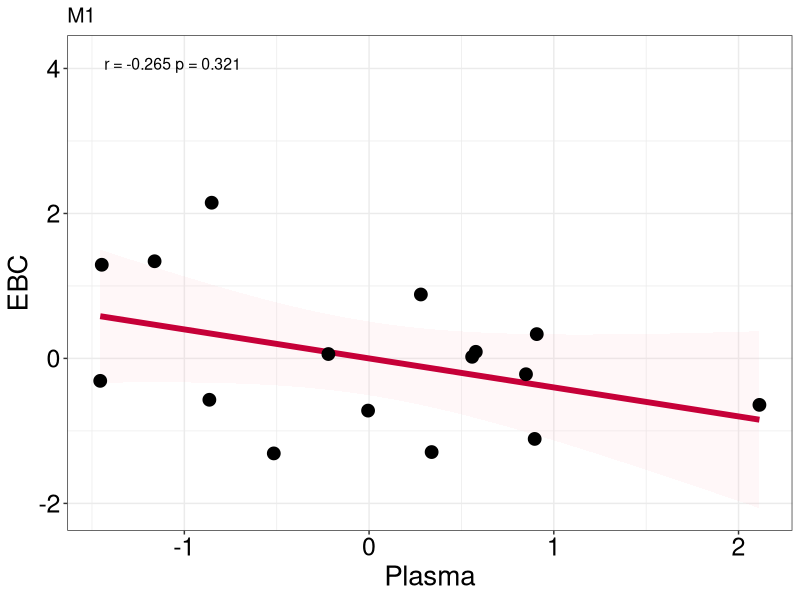
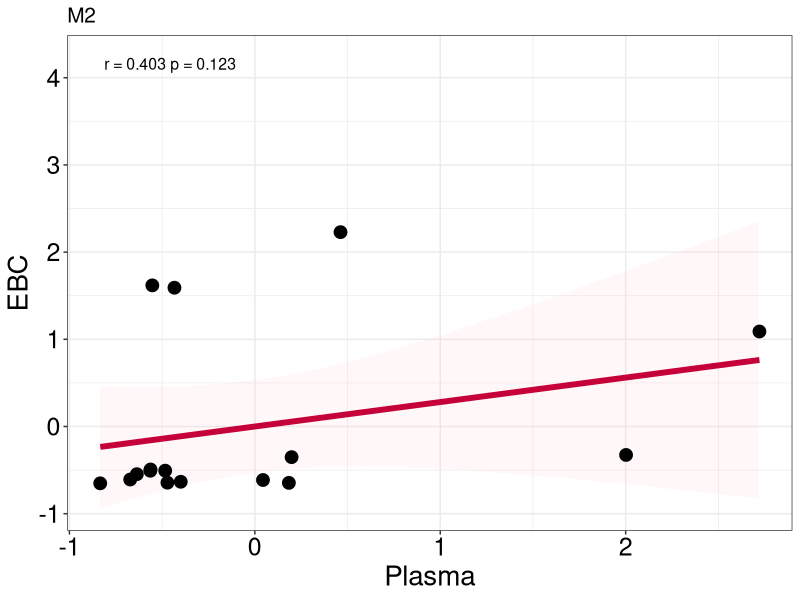
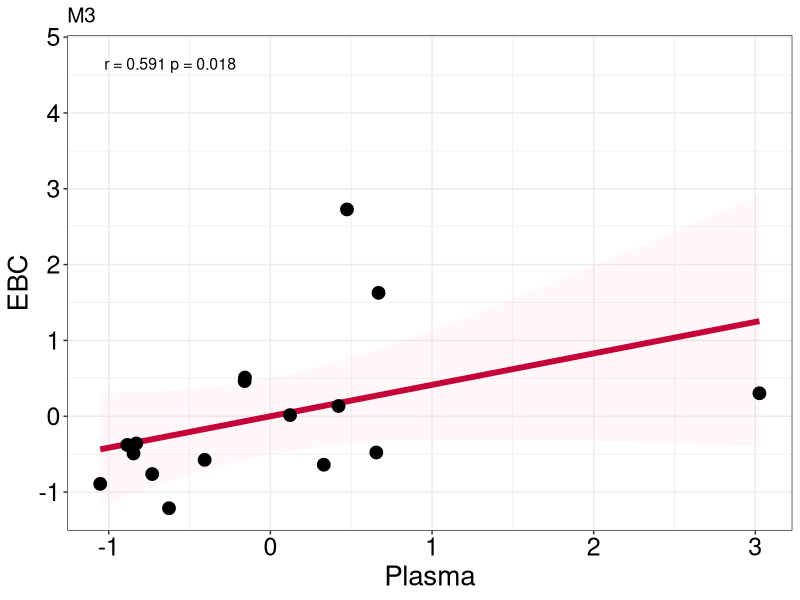
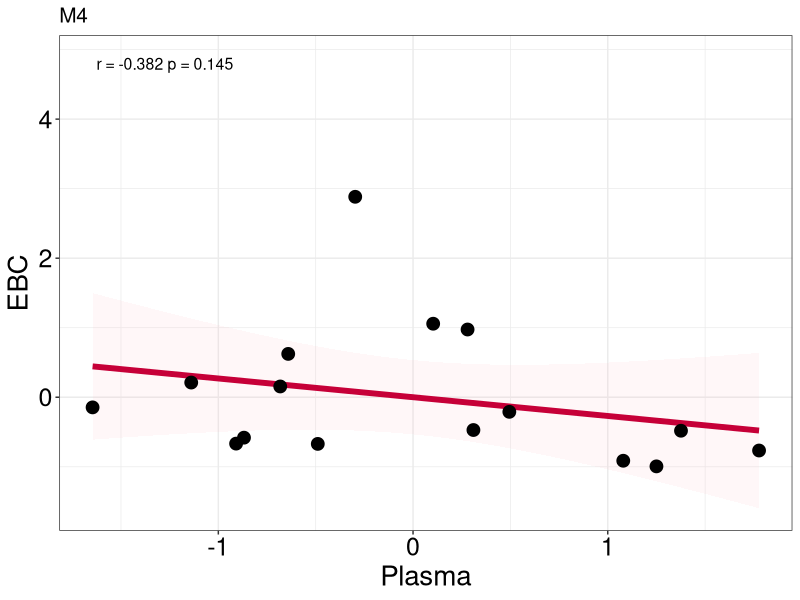
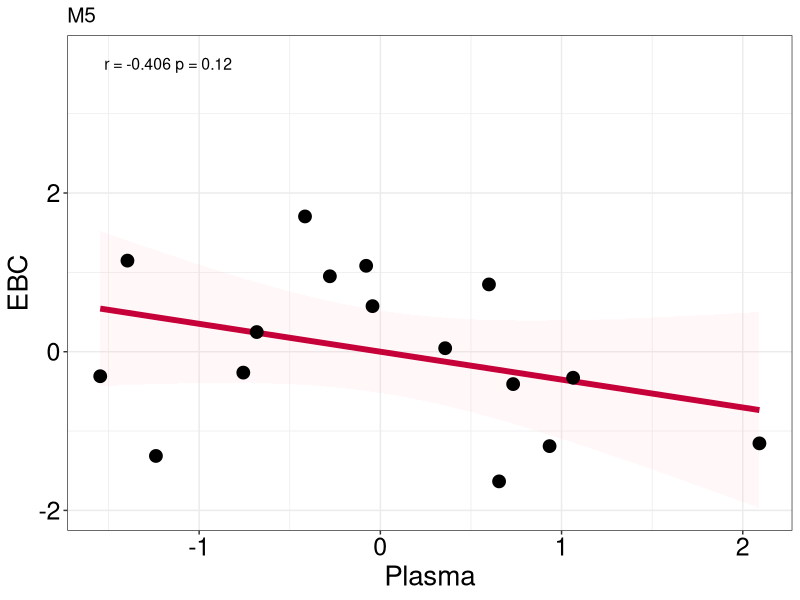
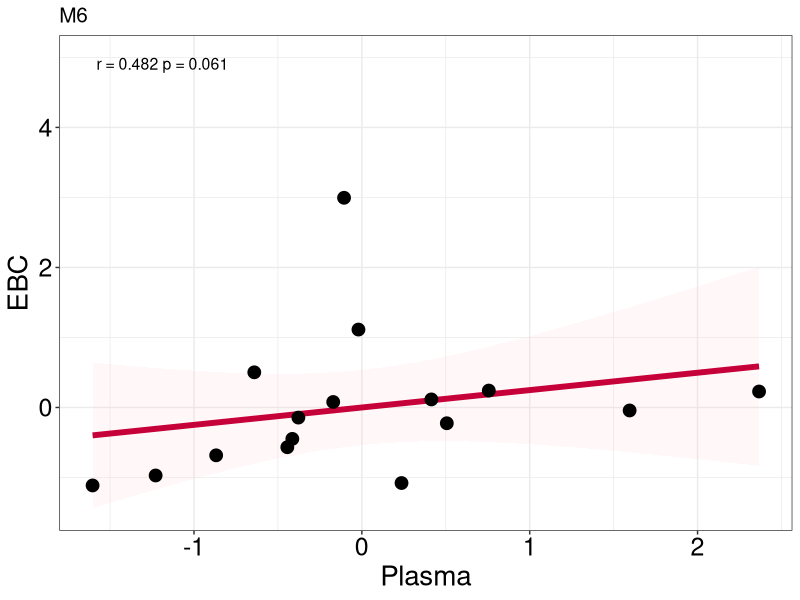
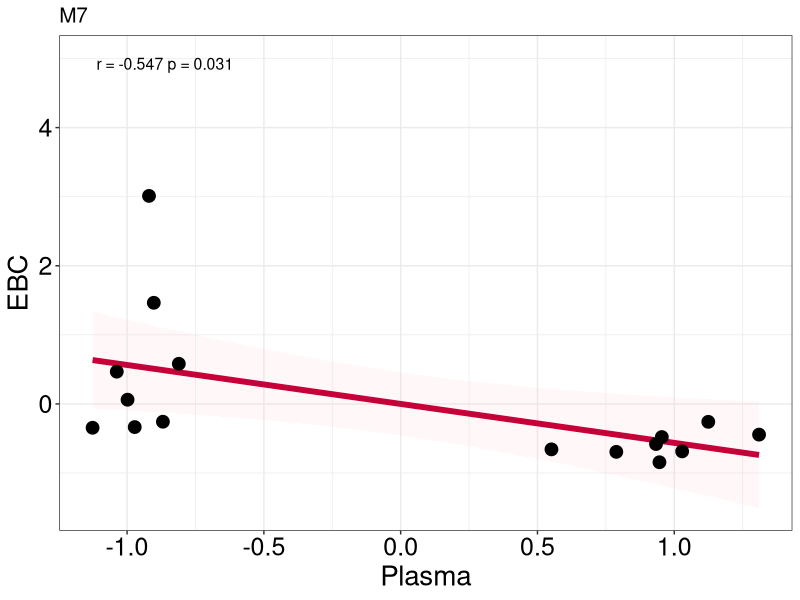
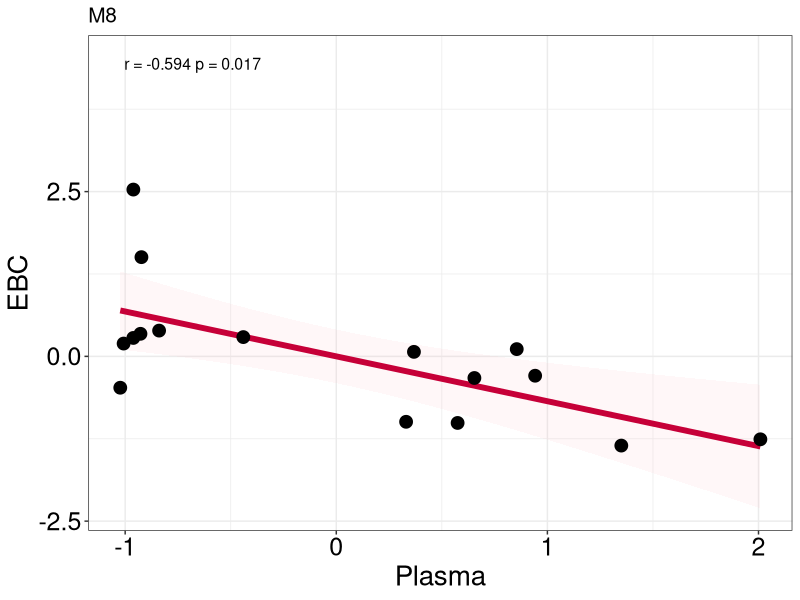

The R script that drew these images, in order:
### Install the required R package in advance
### install.packages("ggplot2")
#-----------------------------------------------

library(ggplot2)

## Get the name of metabolites
name<-read.csv("correlation_data.csv",header=FALSE)
name<-name[1,]

data<-read.csv("Correlation_data.csv",header=TRUE)
colnames(data)<-name

## n for the number of expressions for each variable,
## equal to the number of body fluids × the sample numbers (16×2)
n=32

## Using cycles to plot all metabolite correlation analysis
for (i in 2:ncol(data)){
  plot_data<-data.frame(data[1:(n/2),i],data[(n/2+1):n,i])
  plot_data<-scale(plot_data)
  ## Take "Plasma and EBC" as an example, enter the name of body fluid manually
  colnames(plot_data)<-c("Plasma","EBC") 
  ## Calculate the correlation coefficients and P values
  cor_test_result <- cor.test(plot_data[,1], plot_data[,2], method = "spearman")
  cor_coef <- round(cor_test_result$estimate, 3)
  p_value <- cor_test_result$p.value
  p_value_label <- ifelse(p_value < 0.001, "p < 0.001", paste("p =", round(p_value, 3)))
  label_text <- paste(" r =", cor_coef,p_value_label)
  ## draw the scatter plots, regression lines and confidence intervals
  p<-ggplot(plot_data, aes(x = Plasma, y = EBC)) +
    geom_smooth(
      method = "lm", 
      se = TRUE,          # 显示置信区间
      color = "#C60038",      # 回归线颜色
      size = 2,
      fill = "lightpink",    # 置信区间填充色
      alpha = 0.1         # 置信区间透明度
    ) +  
    geom_point(color = "black",size = 4) +
    labs(
      x = paste0("Plasma"), 
      y =  paste0("EBC"), 
      title = name[i]
    ) +
    annotate(
      "text",
      x = min(plot_data[,1]), 
      y = max(plot_data[,2])+2,
      label = label_text,
      hjust = 0, vjust = 1,
      size = 4,
      color = "black"
    ) +
    theme_bw()+
    theme(axis.text.x = element_text(size = 18,color = "black"),
          axis.text.y = element_text(size = 18,color = "black"),
          axis.text = element_text(size = 18),
          plot.title = element_text(size = 15),
          axis.title.x = element_text(size = 20),
          axis.title.y = element_text(size = 20))
  print(p)
}
